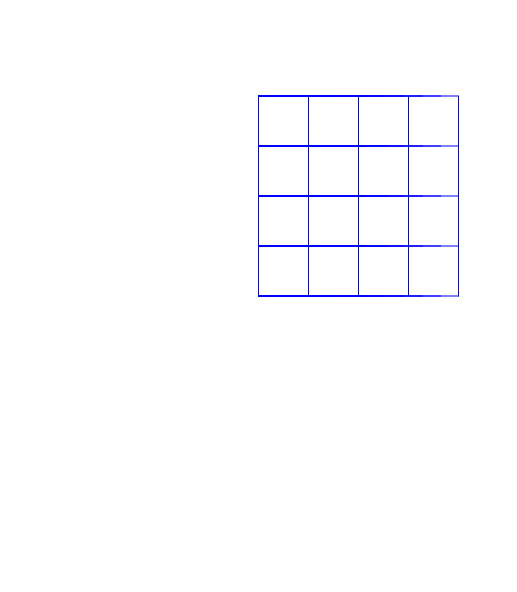

This chart was generated by the following Python code:
import turtle
t = turtle.Turtle()
t.pencolor("blue")
t.speed(10)  # 1:slowest, 3:slow, 5:normal, 10:fast, 0:fastest
scale = 50
lines = 5
for i in range(lines):
    for j in range(2):
        t.penup()
        if j == 0:
            t.home()
            t.setx(i*scale)
            t.setheading(90)
        elif j == 1:
            t.home()
            t.sety(i*scale)
            t.setheading(0)

        t.pendown()
        t.forward((lines-1)*scale)


turtle.done()
